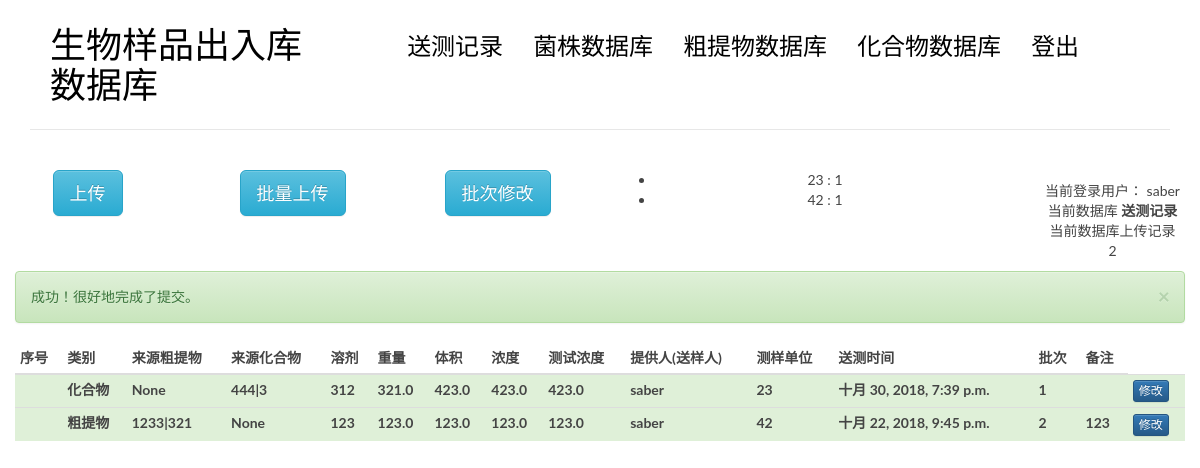
Page /recalter/ (signed in) on the earlier database version.
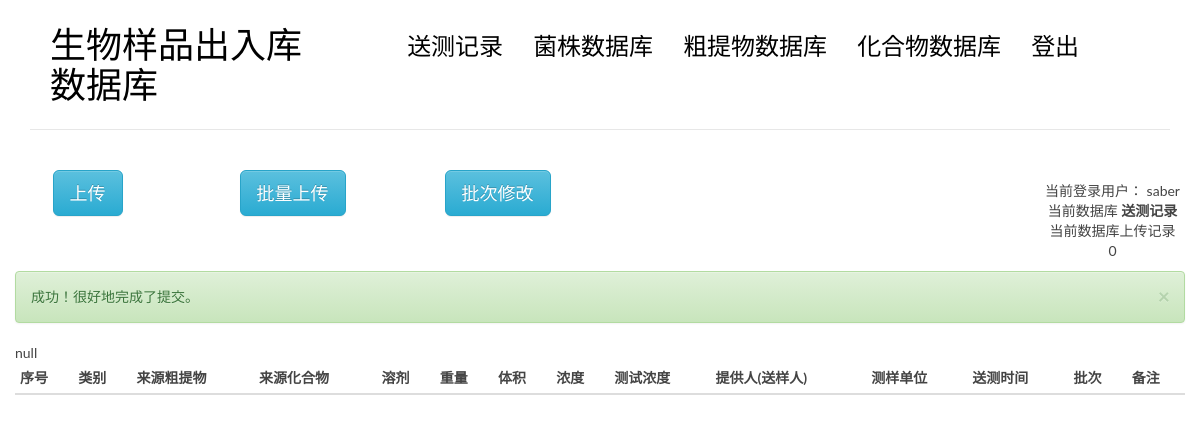
Same page on the later database version.
### blog/models.py (models this page shows, shortened)
class testrecord(models.Model):
    recordid = models.CharField(max_length = 20, unique = True)
    testtype = models.CharField(max_length = 20) #送测类型
    fromcru = models.ForeignKey(crudeex, null = True) ##链接至粗提物
    fromcpd = models.ForeignKey(cpd, null = True)#链接至化合物
    solvent = models.CharField(max_length = 100) #溶剂
    mass = models.FloatField() #重量，单位miug
    volume = models.FloatField(blank = True,null = True) #体积单位niuL
    conc = models.FloatField(blank = True,null = True) #浓度 单位(mg/mL)
    testconc = models.FloatField(blank = True,null = True) #测试浓度 单位(miug/mL)
    provider = models.ForeignKey(User) #提供人
    department = models.CharField(max_length=100) #测样单位
    sendtime = models.DateTimeField(auto_now_add=True, editable = True)#送样时间
    batch = models.CharField(max_length = 20) #送测批次
    comment = models.CharField(max_length = 500, blank = True)#备注

class cpd(models.Model): ##化合物
    cpdnumber = models.CharField(max_length = 20, unique = True)#化合物编号，唯一
    fromcru = models.ForeignKey(crudeex)#来源粗提物
    frombact = models.ForeignKey(bact) #来源菌株
    mass = models.FloatField() #精确质量数
    stru = models.CharField(max_length = 50)#分子式
    recadd = models.CharField(max_length = 100)#样品存储地址
    nmr = models.CharField(max_length = 100, blank = True)#nmr数据
    ms = models.CharField(max_length = 100, blank = True)#ms数据
    rot = models.CharField(max_length = 100, blank = True)#旋光数据
    red = models.CharField(max_length = 100, blank = True)#红外数据
    blue = models.CharField(max_length = 100, blank = True)#紫外数据
    media = models.CharField(max_length = 50, blank = True)#培养基编号
    prov = models.ForeignKey(User)#提供人
    time = models.DateTimeField(auto_now_add=True, editable = True)#入库时间
    comment = models.CharField(max_length = 500, blank = True)
    def __str__(self):
        return self.cpdnumber + '|' + self.stru

class crudeex(models.Model): ##粗提物
    frombact = models.ForeignKey(bact) ##来源菌株  %%没有显示出来
    mcccnumber = models.CharField(max_length = 50, unique = True) #mccc编号
    chinesename = models.CharField(max_length = 200, blank = True) #中文名
    recadd = models.CharField(max_length = 100)#样品存储地址
    media = models.CharField(max_length = 200) #培养基
    entertime = models.DateTimeField(auto_now_add=True,editable = True) #入库时间
    entervol = models.FloatField(blank = True,null = True) #入库体积
    entercol =  models.FloatField(blank = True,null = True) #入库浓度
    solvent = models.CharField(max_length = 100, blank = True) #溶剂
    exrmethod = models.CharField(max_length = 500, blank = True) #提取方法
    provider = models.ForeignKey(User) #提供人
    comment = models.CharField(max_length = 500, blank = True)
    def __str__(self):
        return self.mcccnumber + '|' + self.chinesename

### blog/testrecord.py (the view)
# urls.py: url(r'^recalter/$', views.recalter, name='recalter'),
def recalter(request):
    if request.method == 'GET':
        id = request.GET.get('id')
        recordid = request.GET.get('recordid')
        solvent = request.GET.get('solvent') #样品终序号
        mass = request.GET.get('mass') #样品名
        volume = request.GET.get('volume') #溶剂
        conc = request.GET.get('conc')#重量，单位miug
        testconc = request.GET.get('testconc') #体积单位niuL
        batch = request.GET.get('batch')#送测批次
        department = request.GET.get('department') #浓度 单位(mg/mL)
        comment = request.GET.get('comment') #测试浓度 单位(miug/mL)
        infos = {
            }
        if recordid != 'None':
            infos['recordid'] = recordid
        if solvent != 'None':
            infos['solvent'] = solvent
        if mass != 'None':
            infos['mass'] = mass
        if volume != 'None':
            infos['volume'] = volume
        if conc != 'None':
            infos['conc'] = conc
        if testconc != 'None':
            infos['testconc'] = testconc
        if batch != 'None':
            infos['batch'] = batch
        if department != 'None':
            infos['department'] = department
        if comment != 'None':
            infos['comment'] = comment
        testrecord.objects.select_for_update().filter(id = id).update(**infos)
        return recordindex(request, msg = 0)

### blog/templatetags/blog_tags.py (called while the page is built)
@register.simple_tag
def get_all_cru():
    return crudeex.objects.all().order_by('-entertime')

@register.simple_tag
def get_all_cpd():
    return cpd.objects.all().order_by('-time')

### blog/testrecord.py (called while the page is built)
@login_required
def recordindex(request, msg = -1,err = []):
    lists = testrecord.objects.all().order_by('-id')
    num = len(lists)
    return render(request, 'blog/record.html', {'tests' : lists, 'msg' : msg, 'num' : num, 'err' : err} )

### templates/blog/record.html (shortened to what the changed rows need)
{% extends 'base.html' %}
{% load blog_tags %}
{%block main %}
<body>
    <div class="row">
        <div class="col-md-4 col-sm-5 col-xs-8">
            <center>
                {% regroup tests by department as de_rec %}
                    <ul>
                    {% for department in de_rec %}
                        <li>{{ department.grouper }} : {{ department.list|length }}
                        </li>
                    {% endfor %}
                    </ul>
            </center>
        </div>
        <div class="col-md-2 col-sm-7 col-xs-4">
            <center>
            <nav class="main-nav" role="navigation">
                <div class="collapse navbar-collapse" id="bs-example-navbar-collapse-1">
                        <ul class="list-unstyled text-center" >
                            <li>当前登录用户： {{request.user}}</li>
                            <li>当前数据库 <strong>送测记录</strong></li>
                            <li>当前数据库上传记录 {{num}}</li>
                          </ul>
                </div>
            </nav>
            </center>
        </div>
    </div>
    <div class="col-md-12 col-sm-7 col-xs-4">
    <table class="table table-hover table-condensed">
            <thead>
                <tr>
                    <th>序号</th>
                    <th>类别</th>
                    <th>来源粗提物</th>
                    <th>来源化合物</th>
                    <th>溶剂</th>
                    <th>重量</th>
                    <th>体积</th>
                    <th>浓度</th>
                    <th>测试浓度</th>
                    <th>提供人(送样人)</th>
                    <th>测样单位</th>
                    <th>送测时间</th>
                    <th>批次</th>
                    <th>备注</th>
                </tr>
            </thead>
            <tbody>
                {% for test in tests %}
                {% if request.user == test.provider %}
                <tr class="row1 success" data-whatever="{{test.id}}" data-recordid = "{{test.recordid}}"
                data-testtype = "{{test.testtype}}" data-fromcru = "{{test.fromcru}}" data-fromcpd = "{{test.fromcpd}}"
                data-solvent = "{{test.solvent}}" data-batch = "{{test.batch}}"
                data-mass = "{{test.mass}}" data-volume = "{{test.volume}}" data-conc = "{{test.conc}}"
                data-testconc = "{{test.testconc}}" data-provider = "{{test.provider}}"
                data-department = "{{test.department}}" data-sendtime = "{{test.sendtime}}" data-comment = "{{test.comment}}">
                {% endif %}
                    <td class = "field-recordid"> {{test.recordid}}</td>
                    <th class = "field-testtype"> {{test.testtype}}</th>
                    <th class = "field-fromcru">{{test.fromcru}}</th>
                    <th class = "field-fromcpd">{{test.fromcpd}}</th>
                    <th class = "field-solvent">{{test.solvent}}</th>
                    <th class = "field-mass">{{test.mass}}</th>
                    <th class = "field-volume">{{test.volume}}</th>
                    <th class = "field-conc">{{test.conc}}</th>
                    <th class = "field-testconc">{{test.testconc}}</th>
                    <th class = "field-provider">{{test.provider}}</th>
                    <th class = "field-department">{{test.department}}</th>
                    <th class = "field-sendtime">{{test.sendtime}}</th>
                    <th class = "field-batch">{{test.batch}}</th>
                    <th class = "field-comment">{{test.comment}}</th>
                    <th><button type="button" class="btn btn-primary btn-xs"  data-toggle="modal" data-target="#alter" >修改</button></th>
                </tr>
                {% empty %}
                <div class="row1">null</div>
                {% endfor %}
            </tbody>
        </table>
    </div>
                                    {% get_all_cru as cru_list %}
                                    {% get_all_cpd as cpd_list %}
                                {% get_all_cru as cru_list %}
                                {% get_all_cpd as cpd_list %}
</body>
{% endblock main %}

Differences in the rows shown:
removed testrecord: grouper "23", testtype "化合物", fromcru "None", fromcpd "444|3", solvent "312", mass "321.0", volume "423.0", conc "423.0", testconc "423.0", provider "saber", department "23", sendtime "十月 30, 2018, 7:39 p.m.", batch "1"
removed testrecord: grouper "42", testtype "粗提物", fromcru "1233|321", fromcpd "None", solvent "123", mass "123.0", volume "123.0", conc "123.0", testconc "123.0", provider "saber", department "42", sendtime "十月 22, 2018, 9:45 p.m.", batch "2", comment "123"
Other differences:
{{ num }}: "2" → "0"
text now shown: "null"
list line gone: ": 1"
